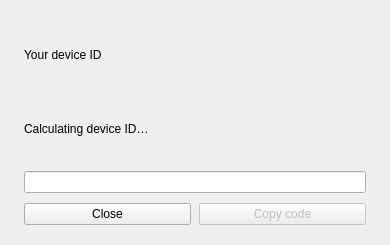
<?xml version="1.0" encoding="UTF-8"?>
<ui version="4.0">
 <class>HwidDialog</class>
 <widget class="QDialog" name="HwidDialog">
  <property name="windowModality">
   <enum>Qt::WindowModality::ApplicationModal</enum>
  </property>
  <property name="geometry">
   <rect>
    <x>0</x>
    <y>0</y>
    <width>390</width>
    <height>245</height>
   </rect>
  </property>
  <property name="minimumSize">
   <size>
    <width>390</width>
    <height>245</height>
   </size>
  </property>
  <property name="maximumSize">
   <size>
    <width>390</width>
    <height>245</height>
   </size>
  </property>
  <property name="windowTitle">
   <string>Device ID</string>
  </property>
  <property name="modal">
   <bool>false</bool>
  </property>
  <layout class="QVBoxLayout" name="dialogLayout">
   <property name="spacing">
    <number>10</number>
   </property>
   <property name="leftMargin">
    <number>24</number>
   </property>
   <property name="topMargin">
    <number>22</number>
   </property>
   <property name="rightMargin">
    <number>24</number>
   </property>
   <property name="bottomMargin">
    <number>20</number>
   </property>
   <item>
    <widget class="QLabel" name="titleLabel">
     <property name="text">
      <string>Your device ID</string>
     </property>
    </widget>
   </item>
   <item>
    <widget class="QLabel" name="descriptionLabel">
     <property name="text">
      <string>Calculating device ID…</string>
     </property>
     <property name="wordWrap">
      <bool>true</bool>
     </property>
    </widget>
   </item>
   <item>
    <widget class="QLineEdit" name="hwidLineEdit">
     <property name="alignment">
      <set>Qt::AlignmentFlag::AlignCenter</set>
     </property>
     <property name="readOnly">
      <bool>true</bool>
     </property>
    </widget>
   </item>
   <item>
    <layout class="QHBoxLayout" name="buttonLayout">
     <property name="spacing">
      <number>8</number>
     </property>
     <item>
      <widget class="QPushButton" name="closeButton">
       <property name="cursor">
        <cursorShape>PointingHandCursor</cursorShape>
       </property>
       <property name="text">
        <string>Close</string>
       </property>
      </widget>
     </item>
     <item>
      <widget class="QPushButton" name="copyButton">
       <property name="cursor">
        <cursorShape>PointingHandCursor</cursorShape>
       </property>
      <property name="text">
       <string>Copy code</string>
      </property>
      <property name="enabled">
       <bool>false</bool>
      </property>
       <property name="default">
        <bool>true</bool>
       </property>
      </widget>
     </item>
    </layout>
   </item>
  </layout>
 </widget>
 <tabstops>
  <tabstop>hwidLineEdit</tabstop>
  <tabstop>copyButton</tabstop>
  <tabstop>closeButton</tabstop>
 </tabstops>
 <resources/>
 <connections/>
</ui>
